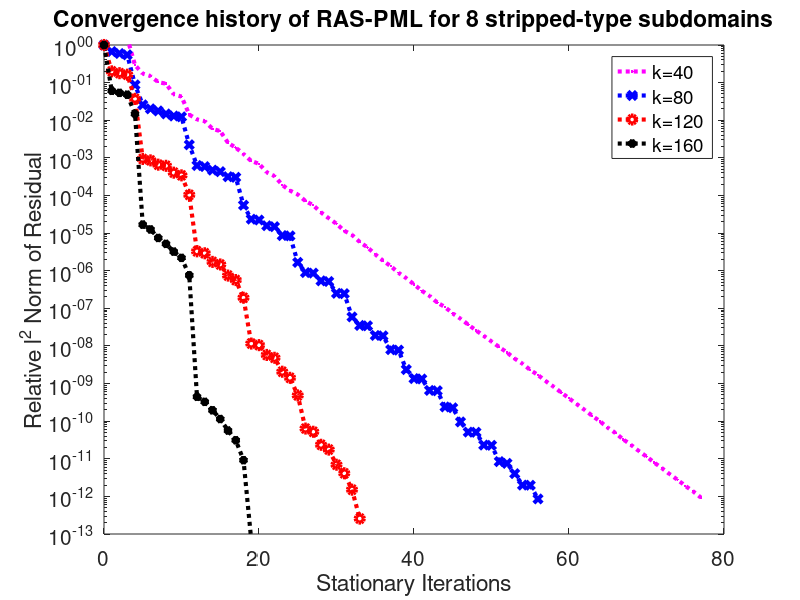

Write the MATLAB code that produced this figure.


res40 = [0.000353957, 0.000659956, 0.000593348, 0.00054318, 0.000103151, 6.12833e-05, 5.29588e-05, 3.63287e-05, 3.31986e-05, 1.72042e-05, 1.50652e-05, 5.00311e-06, 3.71815e-06, 3.34045e-06, 2.08702e-06, 1.81696e-06, 8.87045e-07, 6.60944e-07, 4.4795e-07, 2.91489e-07, 2.4595e-07, 1.4581e-07, 1.16019e-07, 6.71482e-08, 4.76921e-08, 3.77142e-08, 2.51785e-08, 1.94424e-08, 1.25551e-08, 8.74964e-09, 6.26264e-09, 4.07102e-09, 3.18769e-09, 2.0385e-09, 1.48036e-09, 9.62908e-10, 6.53706e-10, 4.66561e-10, 3.11882e-10, 2.23963e-10, 1.53529e-10, 1.03762e-10, 7.58098e-11, 5.0313e-11, 3.81948e-11, 2.58077e-11, 1.87318e-11, 1.30303e-11, 9.15176e-12, 6.57878e-12, 4.64146e-12, 3.29507e-12, 2.37196e-12, 1.62361e-12, 1.19264e-12, 8.10235e-13, 5.95517e-13, 4.09288e-13, 2.9319e-13, 2.03948e-13, 1.43637e-13, 1.00353e-13, 7.09647e-14, 4.89782e-14, 3.50066e-14, 2.37388e-14, 1.70859e-14, 1.15761e-14, 8.31284e-15, 5.69613e-15, 4.0515e-15, 2.80229e-15, 1.98572e-15, 1.37512e-15, 9.8077e-16, 6.74494e-16, 4.84143e-16, 3.31145e-16]

res80 = [0.000106515, 7.1241e-05, 6.3263e-05, 5.83116e-05, 9.28085e-06, 2.73849e-06, 2.13802e-06, 1.87883e-06, 1.56857e-06, 1.38074e-06, 1.30975e-06, 2.36771e-07, 6.66237e-08, 6.22289e-08, 5.031e-08, 4.57234e-08, 3.35511e-08, 3.23095e-08, 5.87549e-09, 2.49627e-09, 2.36978e-09, 1.6683e-09, 1.57334e-09, 9.16245e-10, 8.97784e-10, 1.76678e-10, 9.48668e-11, 9.18334e-11, 5.72485e-11, 5.48307e-11, 2.67141e-11, 2.61102e-11, 6.28883e-12, 3.72217e-12, 3.64268e-12, 2.02526e-12, 1.97451e-12, 8.44985e-13, 8.25202e-13, 2.51221e-13, 1.44246e-13, 1.41102e-13, 6.99846e-14, 6.83719e-14, 2.54208e-14, 2.41375e-14, 1.01571e-14, 5.44333e-15, 5.38707e-15, 2.46981e-15, 2.4282e-15, 8.9589e-16, 8.02784e-16, 4.28157e-16, 2.12745e-16, 2.10738e-16, 9.11894e-17]

res120 = [5.24618e-05, 1.04496e-05, 9.35329e-06, 8.52505e-06, 1.94335e-06, 4.89879e-08, 4.49276e-08, 3.45744e-08, 3.22167e-08, 2.11712e-08, 1.79578e-08, 5.4541e-09, 1.71913e-10, 1.52322e-10, 8.99406e-11, 7.68239e-11, 3.88794e-11, 2.95793e-11, 9.99884e-12, 6.06231e-13, 5.50723e-13, 3.01942e-13, 2.53862e-13, 1.08135e-13, 7.45264e-14, 2.53308e-14, 3.3365e-15, 2.7402e-15, 1.23494e-15, 9.20335e-16, 3.63953e-16, 2.1613e-16, 7.90591e-17, 1.34814e-17]

res160 = [3.17282e-05, 1.92294e-06, 1.69129e-06, 1.51226e-06, 4.65037e-07, 5.30513e-10, 3.95922e-10, 2.35338e-10, 1.63725e-10, 1.01878e-10, 6.94126e-11, 2.38789e-11, 1.41277e-14, 1.03298e-14, 6.18031e-15, 3.61319e-15, 1.78475e-15, 9.87355e-16, 2.91611e-16, 2.19085e-18]


semilogy(0:size(res40,2)-1,res40/res40(1),'m:.','DisplayName','k=40','LineWidth',3); hold on;

semilogy(0:size(res80,2)-1,res80/res80(1),'b:x','DisplayName','k=80','LineWidth',3); hold on;

semilogy(0:size(res120,2)-1,res120/res120(1),'r:o','DisplayName','k=120','LineWidth',3); hold on;

semilogy(0:size(res160,2)-1,res160/res160(1),'k:*','DisplayName','k=160','LineWidth',3); hold on;


legend('show');
axis([0 80 1e-13 1])
%axis([0 20 1e-10 1])
xlabel('Stationary Iterations');
ylabel('Relative l^2 Norm of Residual');
title('Convergence history of RAS-PML for 8 stripped-type subdomains');
set(gca,'FontSize',15);
hold off

